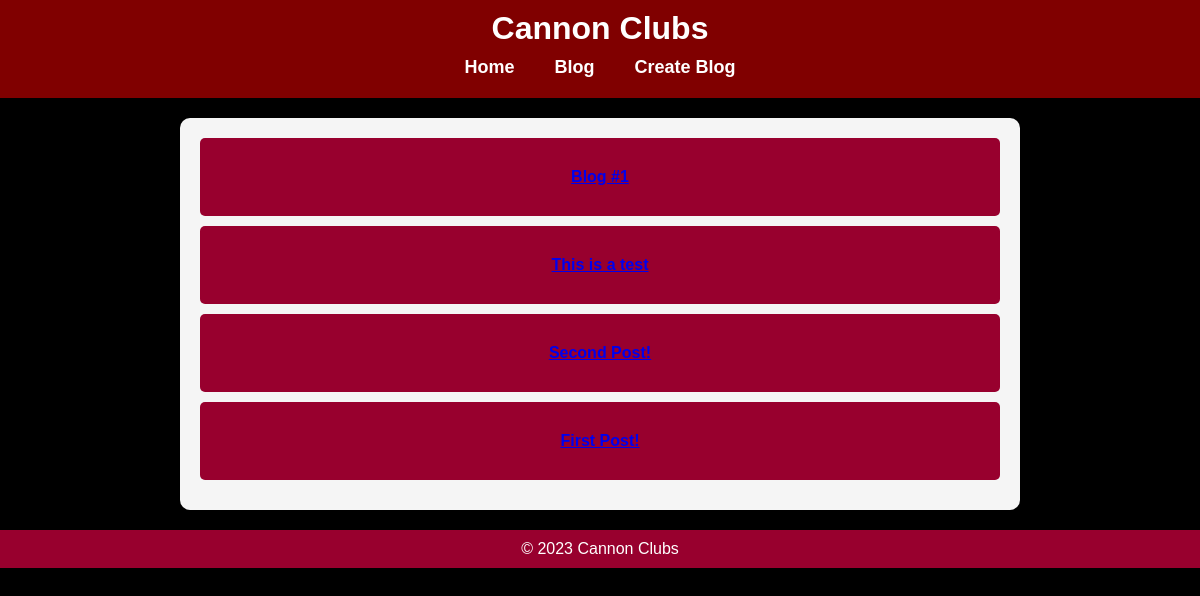
Page /blog/ on the earlier database version.
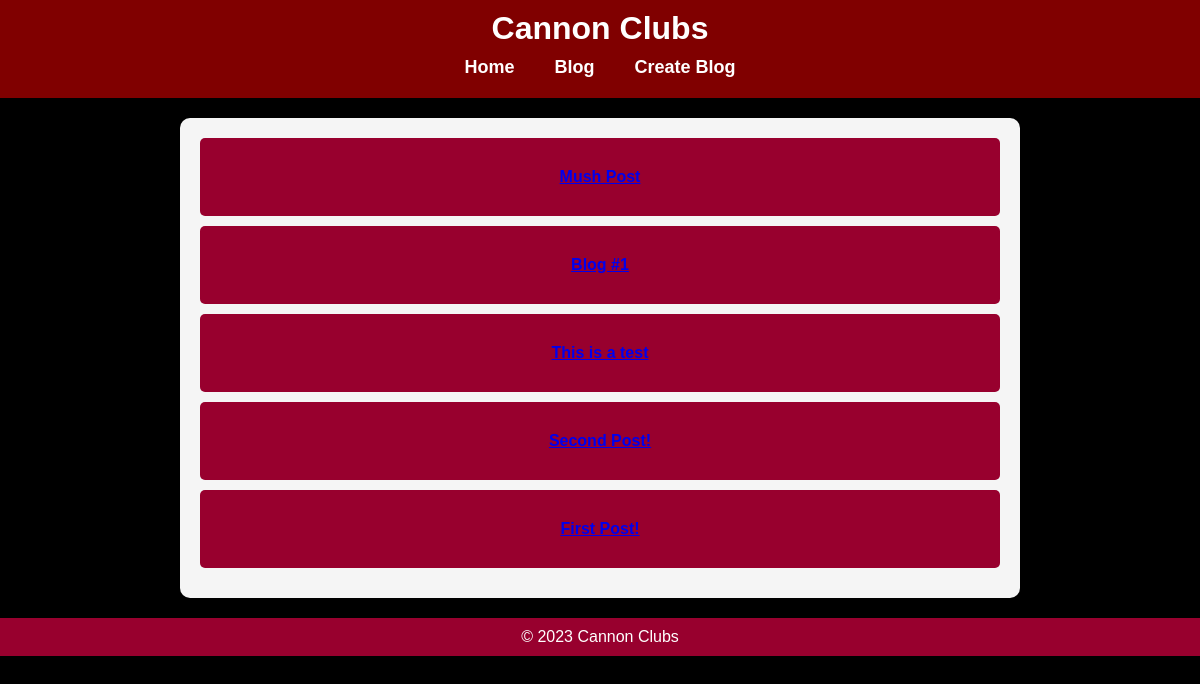
Same page on the later database version.
### blog/models.py (models this page shows, shortened)
class Post(models.Model):
    name = models.CharField(max_length=50)
    picture = models.ImageField()
    pub_date = models.DateTimeField("date published")
    words = models.CharField(max_length=250)

### blog/views.py (the view)
# urls.py: path("", views.IndexView.as_view(), name='index'),
class IndexView(generic.ListView):
    template_name = "blog/index.html"
    context_object_name = "latest_blog_entries"
    def get_queryset(self):
        return Post.objects.filter(pub_date__lte=timezone.now()).order_by("-pub_date")[:10]

### blog/templates/blog/index.html (shortened to what this page needs)
{% load static %}
<!DOCTYPE html>
<html>
<head>
    <link rel="stylesheet" type="text/css" href="{% static 'blog/style.css' %}">
</head>
<body>
    <header id="navbar">
        <h1>Cannon Clubs</h1>
        <nav class="navbar-container">
            <ul class="nav-list">
                <li class="nav-item"><a href="/" class="nav-link">Home</a></li>
                <li class="nav-item"><a href="/blog" class="nav-link">Blog</a></li>
                <li class="nav-item"><a href="/blog/form" class="nav-link">Create Blog</a></li>
            </ul>
        </nav>
    </header>
    <div class="container">
        {% if latest_blog_entries %}
            <ul class="cool-list">
                {% for post in latest_blog_entries %}
                    <li><a href="{% url 'blog:post' post.id %}">{{ post.name }}</a></li>
                {% endfor %}
            </ul>
        {% else %}
            <p>No posts are available.</p>
        {% endif %}
    </div>
    <footer>
        &copy; 2023 Cannon Clubs
    </footer>
</body>
</html>

### blog/static/blog/style.css (style rules this page uses)
body, h1, h2, h3, p, ul, li { margin: 0; padding: 0; }
body { font-family: Arial, sans-serif; background-color: black; color: #fff; margin: 0; padding: 0; }
header { background-color: maroon; color: #fff; padding: 10px 0; text-align: center; animation: fadeIn 1s; }
nav ul { list-style: none; display: flex; justify-content: center; background-color: maroon; padding: 10px 0; }
nav li { margin: 0 20px; }
nav a { text-decoration: none; color: #fff; font-weight: bold; font-size: 18px; }
.container { max-width: 800px; margin: 20px auto; padding: 20px; background-color: #f5f5f5; box-shadow: 0 0 10px rgba(0, 0, 0, 0.2); border-radius: 10px; text-align: center; transition: background-color 0.3s, box-shadow 0.3s; }
ul.cool-list { list-style: none; padding: 0; }
ul.cool-list li { background-color: rgb(152, 0, 46); color: #fff; padding: 30px; margin-bottom: 10px; border-radius: 5px; font-weight: bold; transition: background-color 0.3s; }
footer { text-align: center; padding: 10px 0; background-color: rgb(152, 0, 46); color: #fff; }

Differences in the rows shown:
added Post: name "Mush Post"
